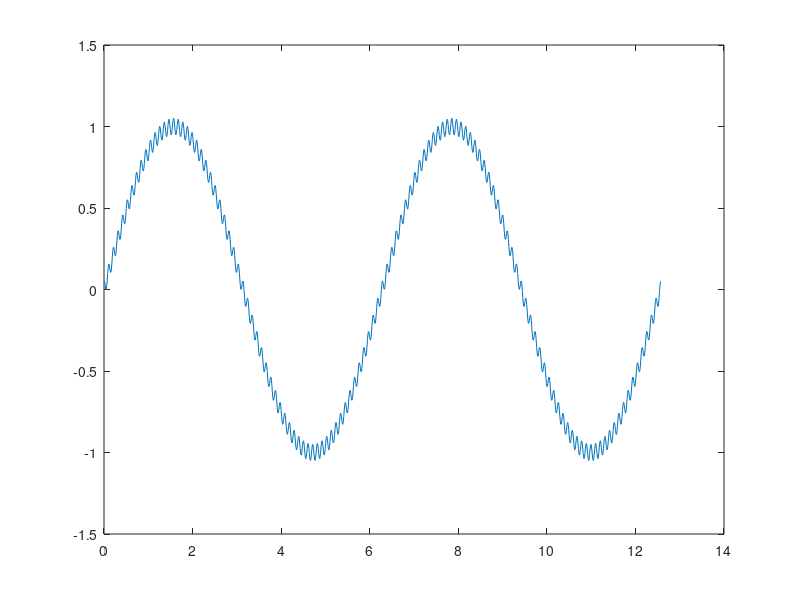

Write MATLAB code to recreate this figure. (Note: this script raises an error after producing the figure.)
% Create dummy data
x = linspace(0,4*pi, 1201);
y = sin(x) + cos(60*x)/20;

% create figure and plot
f = figure('position', [696 276 960 614]);
ax = axes(f, 'position', [0.1300 0.1100 0.7750 0.8150]);

% plot data
ph = plot(x, y);

% set axis range and labels
ax.XLim = [min(x), max(x)];
ax.XLimMode = 'Manual';
title(ax, ' Sample Signal', 'fontsize', 24);
xlabel(ax, 'Space [m]');
ylabel(ax, 'Amplitude');

% create first zoomed object
zoomed_region = [0,0,1,1];
zax1  = zoomed_axes(ax, zoomed_region);
zax1.Position   = [0.341, 0.635, 0.174, 0.225];
zax1.ZoomRegion = [1.110, 0.844, 2.049, 1.096];
title(zax1, '(a)');

% create second zoomed object
zax2 = zoomed_axes(ax, zoomed_region);
zax2.Position = [0.559, 0.178, 0.140, 0.194];
zax2.ZoomRegion = [10.417, -1.104, 11.626, -0.784];
title(zax2, '(b)');

